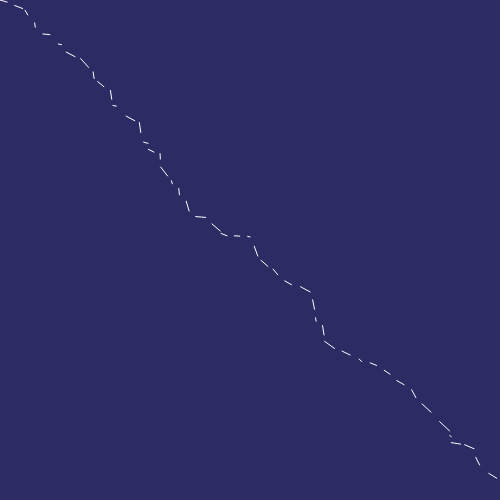
Frame 1 (no input)
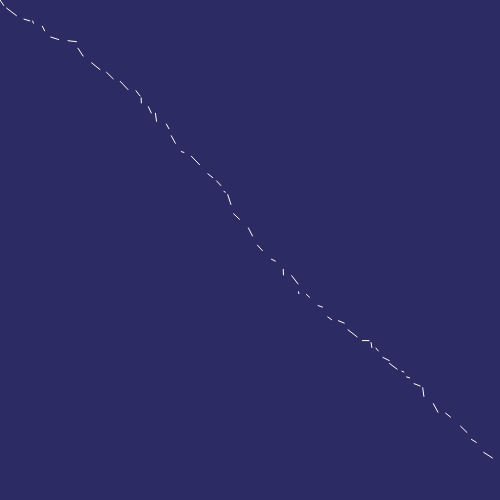
Frame 60 (no input)
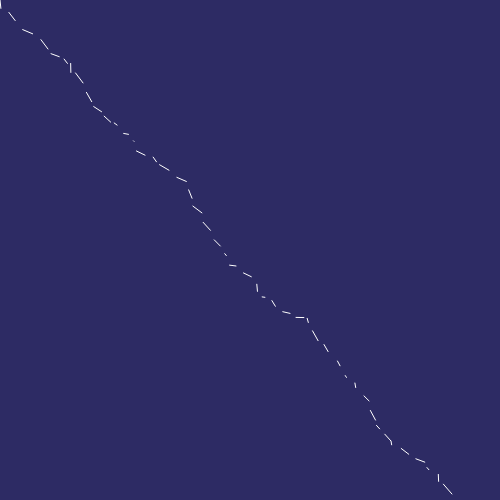
Frame 120 (the mouse pressed at the canvas centre since frame 60)

The p5.js sketch that drew these frames (run headless with seeded random() and noise() and a simulated clock; from frame 60 on, the mouse is pressed at the canvas centre):

// p5.js sketch
// ── sketch.js
function setup() {
  createCanvas(500,500);
  //noLoop();
}

function draw() {
  var x = 0;
  var y = 0;
  
  background(45,43,100);
  stroke(255);
  beginShape(LINES);
  while(x < width && y < height){
    vertex(x,y);
    x+=random(10);
    y+=random(10);
  }
  endShape();
}
